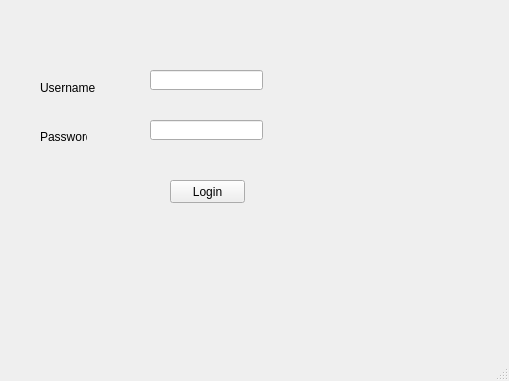
<?xml version="1.0" encoding="UTF-8"?>
<ui version="4.0">
 <class>MainWindow</class>
 <widget class="QMainWindow" name="MainWindow">
  <property name="geometry">
   <rect>
    <x>0</x>
    <y>0</y>
    <width>509</width>
    <height>381</height>
   </rect>
  </property>
  <property name="windowTitle">
   <string>MainWindow</string>
  </property>
  <widget class="QWidget" name="centralwidget">
   <widget class="QLineEdit" name="txusername">
    <property name="geometry">
     <rect>
      <x>150</x>
      <y>70</y>
      <width>113</width>
      <height>20</height>
     </rect>
    </property>
   </widget>
   <widget class="QLineEdit" name="txtpass">
    <property name="geometry">
     <rect>
      <x>150</x>
      <y>120</y>
      <width>113</width>
      <height>20</height>
     </rect>
    </property>
   </widget>
   <widget class="QLabel" name="label">
    <property name="geometry">
     <rect>
      <x>40</x>
      <y>80</y>
      <width>81</width>
      <height>16</height>
     </rect>
    </property>
    <property name="text">
     <string>Username</string>
    </property>
   </widget>
   <widget class="QLabel" name="label_2">
    <property name="geometry">
     <rect>
      <x>40</x>
      <y>130</y>
      <width>47</width>
      <height>13</height>
     </rect>
    </property>
    <property name="text">
     <string>Password</string>
    </property>
   </widget>
   <widget class="QPushButton" name="btlogin">
    <property name="geometry">
     <rect>
      <x>170</x>
      <y>180</y>
      <width>75</width>
      <height>23</height>
     </rect>
    </property>
    <property name="text">
     <string>Login</string>
    </property>
   </widget>
  </widget>
  <widget class="QMenuBar" name="menubar">
   <property name="geometry">
    <rect>
     <x>0</x>
     <y>0</y>
     <width>509</width>
     <height>21</height>
    </rect>
   </property>
  </widget>
  <widget class="QStatusBar" name="statusbar"/>
 </widget>
 <resources/>
 <connections/>
</ui>
